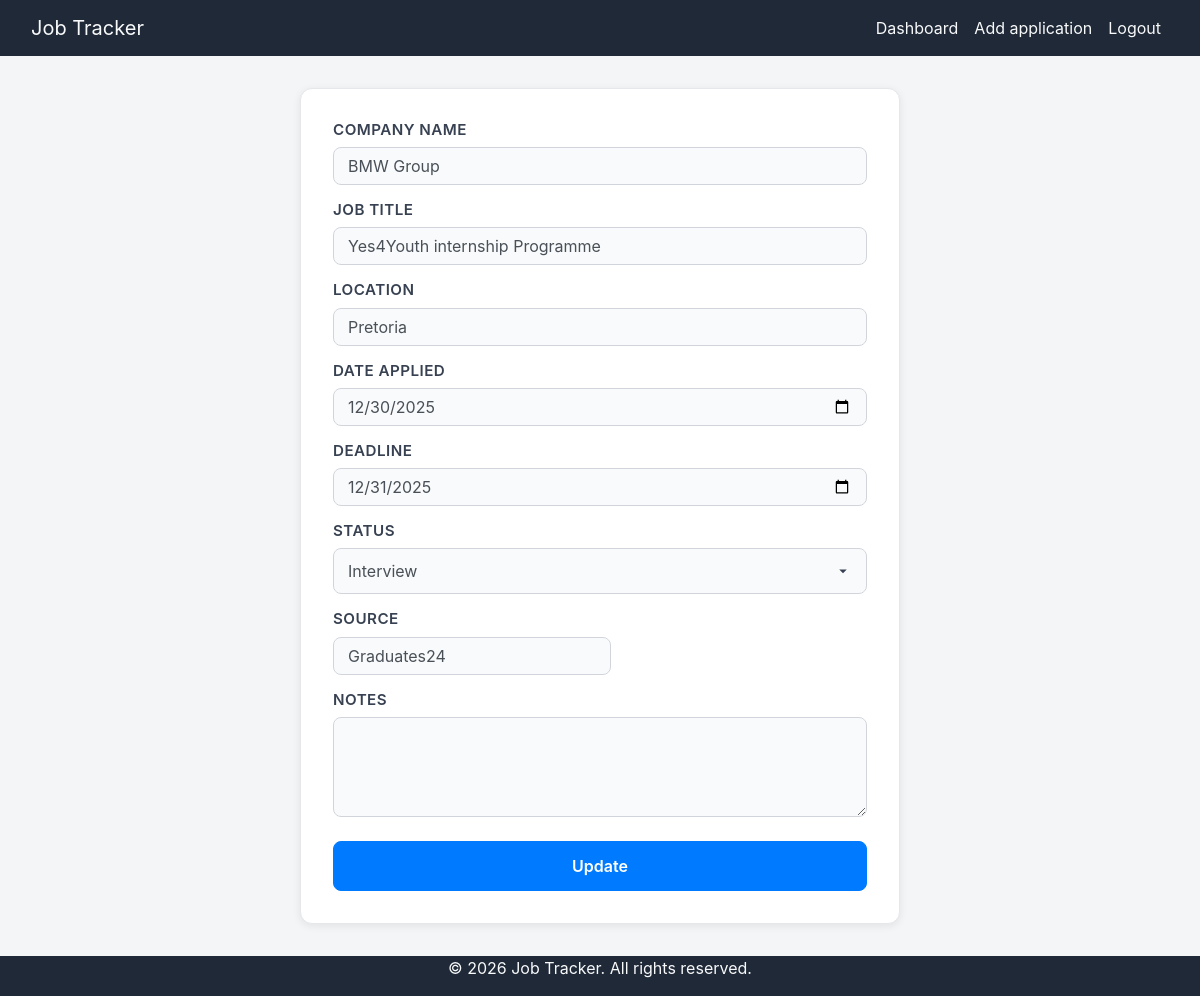
The app's page /edit/5 (signed in) with its own data.
### tables this page shows
CREATE TABLE applications (
            id INTEGER PRIMARY KEY AUTOINCREMENT,
            user_id INTEGER NOT NULL REFERENCES users(id),
            company TEXT NOT NULL,
            title TEXT NOT NULL,
            location TEXT,
            date TEXT NOT NULL,
            deadline TEXT,
            status TEXT NOT NULL DEFAULT 'applied',
            source TEXT,
            notes TEXT
        );

### app.py (the view, shortened to what this page needs)
@app.route("/edit/<id>", methods = ["GET", "POST"])
def edit(id):
    if "user_id" not in session:
        return redirect(url_for("login"))
    if request.method == "GET":
        conn = sqlite3.connect("tracker.db")
        conn.row_factory = sqlite3.Row
        cursor = conn.cursor()
        cursor.execute("SELECT * FROM applications WHERE id = ? AND user_id = ?", (id, session["user_id"]))
        application = cursor.fetchone()
        conn.close()
        return render_template("edit.html", application = application)

### templates/edit.html (shortened to what this page needs)
{% extends "layout.html" %}
{% block main %}
    <form action="{{url_for('edit', id=application.id)}}" method="post">
        <div class="mb-3">
            <h2>Company name</h2>
            <input type="text" autocomplete="off" autofocus class="form-control" name="company" value="{{ application.company }}">
        </div>
        <div class="mb-3">
            <h2>Job title</h2>
            <input class="form-control" type="text" name="title" value="{{ application.title }}">
        </div>
        <div class="mb-3">
            <h2>Location</h2>
            <input type="text" autofocus class="form-control" name="location" value="{{ application.location }}">
        </div>
        <div class="mb-3">
            <h2>Date applied</h2>
            <input class="form-control" type="date" name="date" placeholder="dd/mm/yyyy" value="{{ application.date }}">
        </div>
        <div class="mb-3">
            <h2>Deadline</h2>
            <input class="form-control" type="date" name="deadline" placeholder="dd/mm/yyyy" value="{{ application.deadline }}">
        </div>
        <h2>Status</h2>
        <select class="form-control" name="status" value="{{ application.status }}">
            <option value="Interview"{{ 'selected' if application.status=='Interview' }}>Interview</option>
        </select>
        <div class="mb-3">
            <h2>Source</h2>
            <input class="form-control w-auto" type="text" name="source" value="{{ application.source }}">
        </div>
        <div class="mb-3">
            <h2>Notes</h2>
            <textarea class="form-control" type="text" name="notes" rows="3" {{ application.notes }}></textarea>
        </div>
        <button class="btn btn-primary" type="submit">Update</button>
    </form>
{% endblock %}

### static/styles.css (style rules this page uses)
.form-control { background-color: #d1d5db; max-width: 1000px; padding-right: 100px; border-radius: 15px; border: #d1d5db; }
html, body { background-color: #f4f5f7; min-height: 100vh; margin: 0; display: flex; flex-direction: column; }
body { font-family: -apple-system, BlinkMacSystemFont, "Segoe UI", Roboto, Helvetica, Arial, sans-serif; }
form { max-width: 600px; margin: 32px auto; background: #ffffff; border-radius: 12px; padding: 32px; box-shadow: 0 2px 8px rgba(0, 0, 0, 0.08); border: 1px solid #e5e7eb; }
form .mb-3 h2, form > h2 { font-size: 0.95rem; font-weight: 600; color: #374151; text-transform: uppercase; letter-spacing: 0.03em; margin-bottom: 8px; }
form .form-control { border: 1px solid #d1d5db; border-radius: 8px; padding: 10px 14px; font-size: 1rem; background-color: #f9fafb; transition: border-color 0.15s ease, box-shadow 0.15s ease; }
form select.form-control { margin-bottom: 16px; appearance: none; background-repeat: no-repeat; background-position: right 14px center; background-size: 18px; }
form textarea.form-control { resize: vertical; min-height: 100px; }
form .btn-primary { width: 100%; padding: 12px; font-size: 1rem; font-weight: 600; border-radius: 8px; margin-top: 8px; }
form select.form-control { height: auto; padding-top: 10px; padding-bottom: 10px; line-height: 1.5; }
form select.form-control option { color: #1f2937; }

### records on screen
applications: company "BMW Group", title "Yes4Youth internship Programme", location "Pretoria", date "12/30/2025", deadline "12/31/2025", status "Interview", source "Graduates24"
